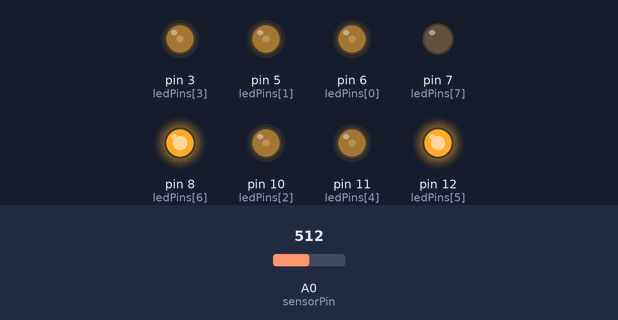
The sketch below on a simulated Arduino Uno, built with avr-gcc and run on an emulated ATmega328P. Parts: output pins drawn as LEDs (lit = HIGH). The test bench sets the inputs (shaded band); at power-on: A0 (sensorPin) = 512. What the sketch prints to the serial monitor is not drawn.

Above: at 1.2 s.
1.3 s: A0 (sensorPin) set to 716
At 1.49 s:
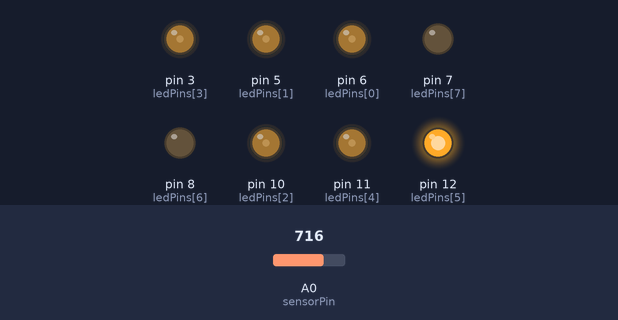
At 3.3 s:
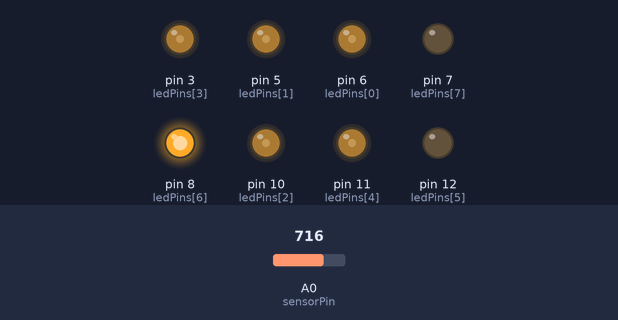
4.3 s: A0 (sensorPin) set to 1023
At 4.42 s:
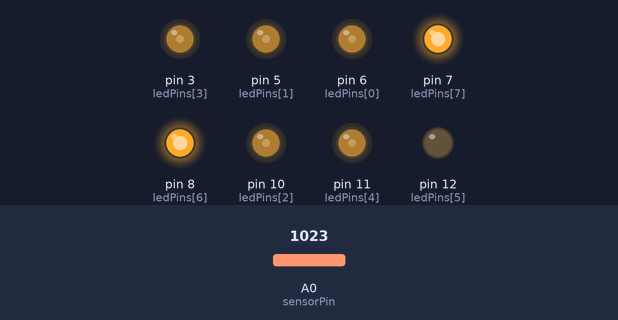
7.3 s: A0 (sensorPin) set to 537
At 7.38 s:
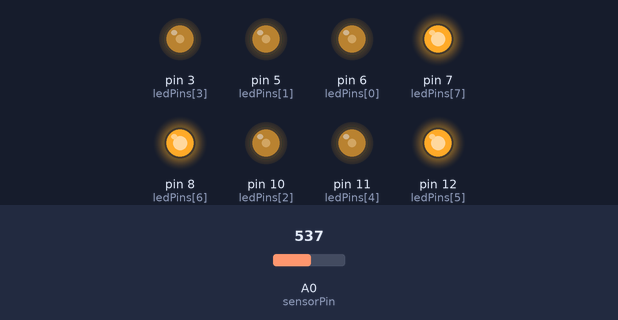
10.3 s: A0 (sensorPin) set to 518
13.3 s: A0 (sensorPin) set to 0
22.3 s: A0 (sensorPin) set to 8
25.3 s: A0 (sensorPin) set to 11
Timing chart, 0 to 31.8 s (numbered marks = the images above; inputs shaded):
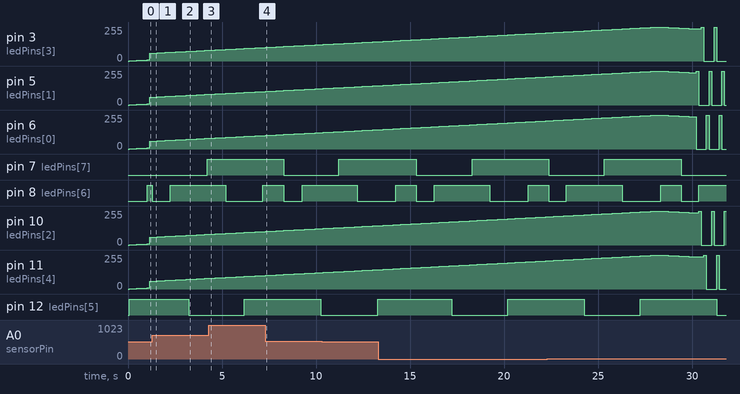

The sketch:

Flying_saucer.ino
```cpp
//Input pins
int ledPins[] = {6,5,10,3,11,12,8,7}; //Define LEDs. 2-6 are yellow, 7-9 are Blue, Green, Red
int sensorPin = A0; // select the input  pin for  the sound sensor potentiometer

//Sensor variables
int sensorValue = 0;  // variable to  store  the value  coming  from  the sound sensor
int sensorHigh = 0; //stores the highest (quietest) ssound sensor value
int sensorLow = 1000; //stores the lowest (loudest) ssound sensor value
unsigned long decayLow = 0; //variable to store time since loudest noise was recorded and decay it towards ambient
unsigned long decayHigh = 0; //variable to store time since quietest noise was recorded and decay it towards ambient
int decaySpeed = 1000; //Speed of loudest noise decay
int soundRange = 0;
int currentVolume = 0;
int volumePercent = 0;

//Change function inputs
unsigned long functionDelay = 0; //Records millis to track time since function change
unsigned long functionSpeed = 30000; //Time between change in functions
int functionNo = 0; //Integers to number individual functions

//Chaser inputs
unsigned long chaserDelay = 1; //variable to record time since chaser light change
unsigned long chaserSpeed = 10; //variable for speed of chaser loop - higher is slower
int chaserOff = 0; //Integers to turn LEDs off
int chaserOn = 1;

//PWM fader inputs
int yellBright = 0; //PWM brightness of yellow LEDs
int pulseState = 0; //State 0 to go brighter, State 1 to go dimmer
int pulseSpeedControl = 1; //variabel to modify pulse speed
int pulseSpeed = 1; //Speed of pulse cycle, higher is faster

//RGB inputs
unsigned long RGBDelay = 0; //variable to record time since Rgb sequence began
int RGBSpeedControl = 1000; // variable to modify RGB soeed
int RGBSpeed = 1000; //RGB speed control but modified by volume

void setup()
{
Serial.begin(9600);
int index;

for(index = 0; index <= 7; index++){
  pinMode(ledPins[index],OUTPUT);
  }
}

void loop(){

//Sound sensor
  sensorValue = analogRead(sensorPin); //Reads sound sensor and saves value
  if (sensorValue < sensorLow){ //Records loudest noise
    sensorLow = sensorValue;
    decayLow = millis();
  }
  if (sensorValue > sensorHigh){ //Records quietest noise
    sensorHigh = sensorValue;
    decayHigh = millis();
  }

  if (millis() - decayLow >= decaySpeed){ //Reduces loudest recorded noise back towards ambient over time to make noise-based programs more context specific
    sensorLow = sensorLow + 1;
    decayLow = millis();
  }
  if (millis() - decayHigh >= decaySpeed){ //Reduces quietest recorded noise back towards ambient over time to make noise-based programs more context specific
    sensorHigh = sensorHigh - 1;
    decayHigh = millis();
  }

  soundRange = sensorHigh - sensorLow; //What the current range of volumes are
  currentVolume = sensorValue - sensorLow; //How loud the current noise is in context
  volumePercent = (100 / soundRange) * currentVolume; //Percentage of how lound the current noise is in context
  if (volumePercent <= 0){ //This just stops % going into negative values
    volumePercent = 1;
  }

  Serial.print ("Current noise: "); Serial.print(sensorValue, DEC); //DEC means decimal, alternatives being BIN binary, OCT octal or HEX hexadecimal. DEC seems to be the default and could be omitted
  Serial.print ("  Loudest: "); Serial.print(sensorLow); Serial.print ("  Quietest: "); Serial.print (sensorHigh); Serial.print ("  Range (max volume): "); Serial.print (soundRange);
  Serial.print ("  Current relative volume (within range): "); Serial.print (currentVolume);  Serial.print ("  Volume %: "); Serial.print (volumePercent); Serial.println ("% ");

//RGB Lights colours in sequence
RGBSpeed = RGBSpeedControl / volumePercent;

  if (millis() - RGBDelay < RGBSpeed){ //Red
    digitalWrite(ledPins[5], HIGH);
    digitalWrite(ledPins[6], LOW);
    digitalWrite(ledPins[7], LOW);
  }
  if (millis() - RGBDelay >= RGBSpeed && millis() - RGBDelay < RGBSpeed * 2){ //Yellow
    digitalWrite(ledPins[5], HIGH);
    digitalWrite(ledPins[6], HIGH);
    digitalWrite(ledPins[7], LOW);
  }
  if (millis() - RGBDelay >= RGBSpeed * 2 && millis() - RGBDelay < RGBSpeed * 3){ //Green
    digitalWrite(ledPins[5], LOW);
    digitalWrite(ledPins[6], HIGH);
    digitalWrite(ledPins[7], LOW);
  }
  if (millis() - RGBDelay >= RGBSpeed * 3 && millis() - RGBDelay < RGBSpeed * 4){ //Cyan
    digitalWrite(ledPins[5], LOW);
    digitalWrite(ledPins[6], HIGH);
   digitalWrite(ledPins[7], HIGH);
  }
  if (millis() - RGBDelay >= RGBSpeed * 4 && millis() - RGBDelay < RGBSpeed * 5){ //Blue
   digitalWrite(ledPins[5], LOW);
   digitalWrite(ledPins[6], LOW);
    digitalWrite(ledPins[7], HIGH);
  }
  if (millis() - RGBDelay >= RGBSpeed * 5 && millis() - RGBDelay < RGBSpeed * 6){ //Magenta
   digitalWrite(ledPins[5], HIGH);
   digitalWrite(ledPins[6], LOW);
  digitalWrite(ledPins[7], HIGH);
  }
  if (millis() - RGBDelay >= RGBSpeed * 6 && millis() - RGBDelay < RGBSpeed * 7){ //White
   digitalWrite(ledPins[5], HIGH);
   digitalWrite(ledPins[6], HIGH);
    digitalWrite(ledPins[7], HIGH);
  }
  if (millis() - RGBDelay >= RGBSpeed * 7){
  RGBDelay = millis();
  }
  //Serial.print(" "); Serial.print(millis() - RGBDelay); //Debugging
  //Serial.print(" "); Serial.println(millis()); //Debugging

//LED functions
  if (functionNo == 0){
    pulse();
  }
  if (functionNo == 1){
    chaser();
  }
  if (millis() - functionDelay > functionSpeed){
    functionNo = functionNo + 1;
    functionDelay = millis();
  }
  if (functionNo >= 2){
    functionNo = 0;
  }
}


void chaser(){ //LEDs come on in turn anticlockwise
  if (millis() - chaserDelay > chaserSpeed){ //adding / volumePercent makes speed contingent on current noise
    digitalWrite(ledPins[chaserOn], HIGH);
    digitalWrite(ledPins[chaserOff], LOW);
    chaserOn = chaserOn + 1;
    chaserOff = chaserOff + 1;
    chaserDelay = millis();
  }
  if (chaserOn == 5){
    chaserOn = 0;
  }
  if (chaserOff == 5){
    chaserOff = 0;
  }
}

void pulse(){
  pulseSpeed = pulseSpeedControl * volumePercent;

  if (pulseState == 0){
  yellBright = yellBright + pulseSpeed;
  }
  if (pulseState == 1){
  yellBright = yellBright - pulseSpeed;
  }
  if (yellBright == 255 || yellBright <= 0){
    pulseState = 1 - pulseState;
  }
  if (yellBright > 255){ //This stop it blinking off at the top end when adding to yellBright skips 255
    yellBright = 254;
    pulseState = 1;
  }
  if (yellBright < 0){ //This stop it blinking on at the low end when subtracting from yellBright skips 0
    yellBright = 1;
    pulseState = 0;
  }
  analogWrite(ledPins[0], yellBright);
  analogWrite(ledPins[1], yellBright);
  analogWrite(ledPins[2], yellBright);
  analogWrite(ledPins[3], yellBright);
  analogWrite(ledPins[4], yellBright);
}
```

Measured:
- after the input at 1.3 s, pin 7 (ledPins[7]): LOW → HIGH after 2.9 s; pin 8 (ledPins[6]): goes on until 2.3 s, then stays HIGH; pin 12 (ledPins[5]): HIGH → LOW after 1.9 s
